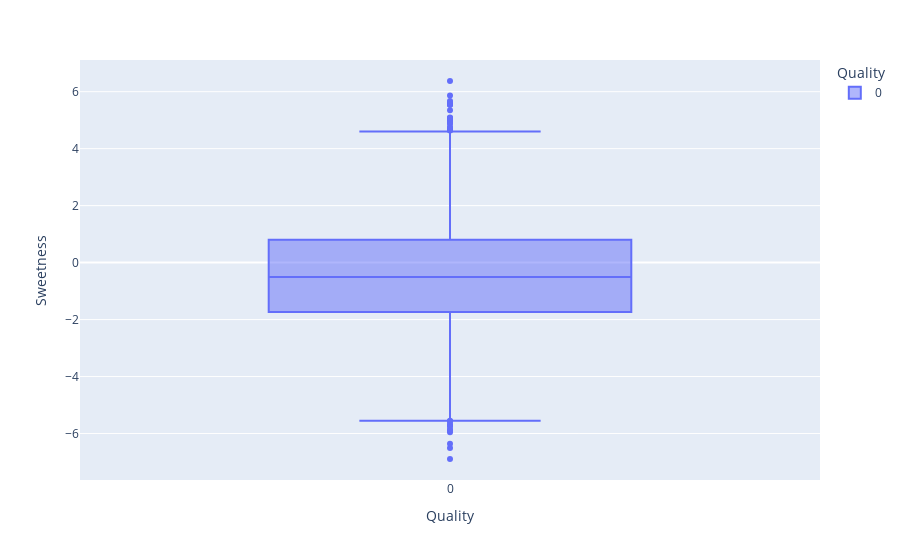

Notebook code cell kept with this figure:
### Code cell
# BoxPlot Quality x Sweetness
px.box(df_frutas, x='Quality', y='Sweetness', color='Quality')

### Figure 1 — Plotly figure (JSON) as saved in the notebook; plotly's stock layout.template omitted (floating-point values rounded to 4 significant figures; data arrays with more than 128 entries replaced by an {"elided": "..."} marker saying what was removed)
{"data": [{"alignmentgroup": "True", "hovertemplate": "Quality=%{x}<br>Sweetness=%{y}<extra></extra>", "legendgroup": "0", "marker": {"color": "#636efa"}, "name": "0", "notched": false, "offsetgroup": "0", "orientation": "v", "showlegend": true, "type": "box", "x": {"elided": "4000 int values"}, "x0": " ", "xaxis": "x", "y": {"elided": "4000 float values"}, "y0": " ", "yaxis": "y"}], "layout": {"boxmode": "overlay", "legend": {"title": {"text": "Quality"}, "tracegroupgap": 0}, "margin": {"t": 60}, "xaxis": {"anchor": "y", "categoryarray": [0], "categoryorder": "array", "domain": [0, 1], "title": {"text": "Quality"}}, "yaxis": {"anchor": "x", "domain": [0, 1], "title": {"text": "Sweetness"}}}}
